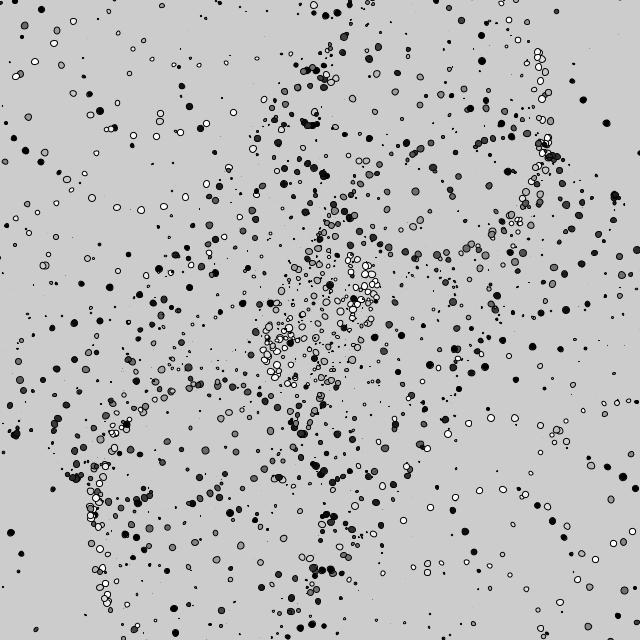
Frame 1 (no input)
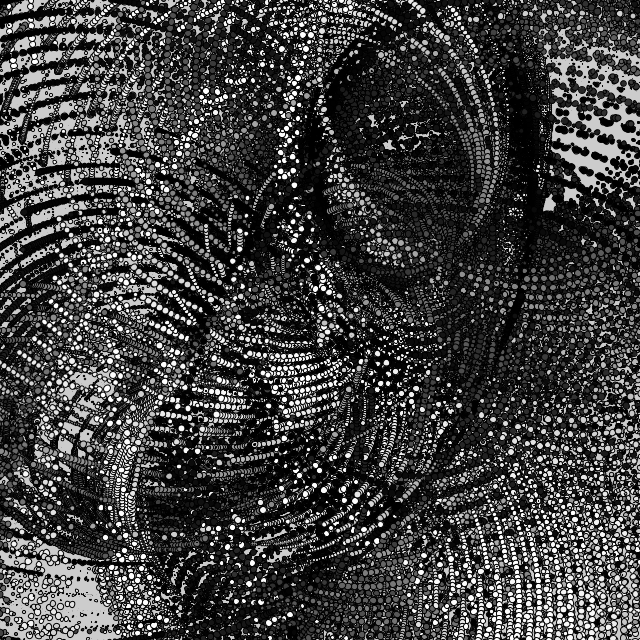
Frame 60 (the mouse pressed at the canvas centre just before this capture)
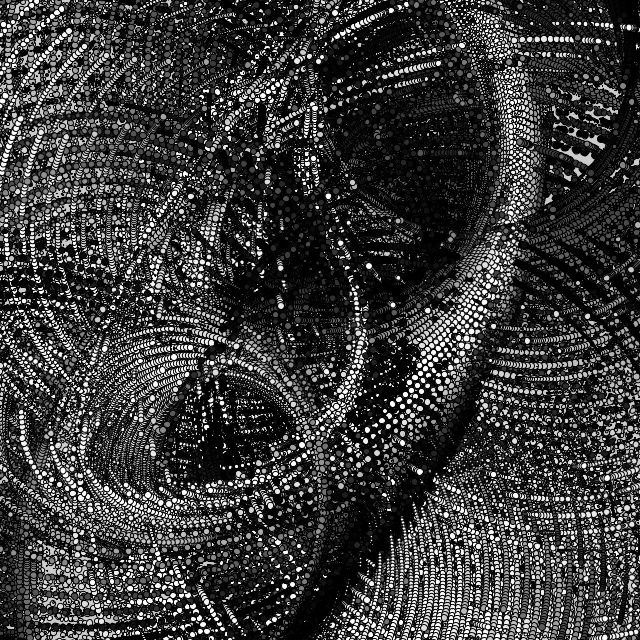
Frame 120 (the mouse held since frame 60 and released just before this capture)

The Processing sketch that drew these frames (run headless with seeded random() and noise(); from frame 60 on, the mouse is pressed at the canvas centre):

// Processing sketch: day116
// ── day116.pde
float t, x, y, h=320;
void setup() {
  size(640, 640);
}
void draw() {
  clear();
  for (x=-h; x<h; x+=11)for (y=-h; y<h; y+=11) {
    push();
    fill((cos(t+PI/180*x)+1)*128);
    translate(x+h, y+h);
    rotate(t+PI/90*mag(90*sin(t)+x, y));
    circle(x, x+y, sq(sin(t+PI/90*y)*2.6));
    pop();
  }
  t+=PI/180;
}
